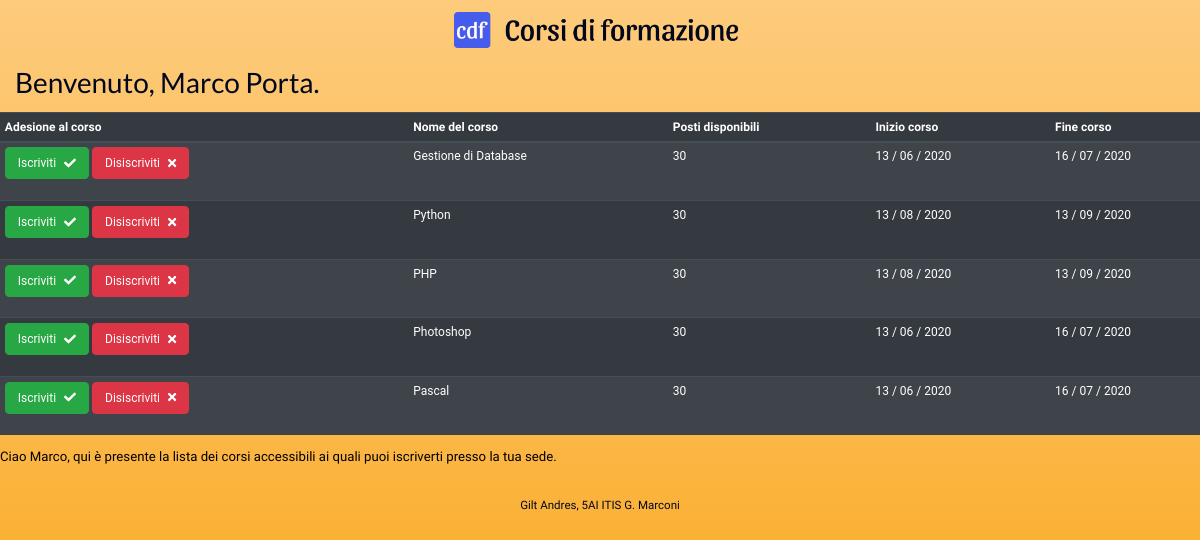
The page /bacheca.php (signed in) on the database its author committed.
### tables this page shows
CREATE TABLE Corso(
    ID_Corso INT NOT NULL AUTO_INCREMENT,
    ID_Sede INT NOT NULL,
    Nome VARCHAR(30) NOT NULL,
    Data_Inizio DATE NOT NULL,
    Data_Fine DATE NOT NULL,
    Iscritti INT NOT NULL DEFAULT 0,
    Limite_Iscritti INT NOT NULL,
    PRIMARY KEY (ID_Corso),
    FOREIGN KEY (ID_Sede) REFERENCES Sede(ID_Sede),
    CHECK (Data_Inizio < Data_Fine),
    CHECK (Limite_Iscritti > 0),
    CHECK (Iscritti >= 0 AND Iscritti <= Limite_Iscritti)
);

### aderisci.php (called while the page is built, shortened)
<?php
require "dbconnection.php";
$sede = $_SESSION['sede'];
$nome = $_SESSION["nome"];
$cognome = $_SESSION["cognome"];
$corsi = $dbconnection->prepare("SELECT Nome, (Limite_Iscritti-Iscritti) AS disponibile, ID_Corso, (Date_Format(Data_Inizio, '%d / %m / %Y')) AS inizio, (Date_Format(Data_Fine, '%d / %m / %Y')) AS fine FROM corso WHERE ID_Sede = '$sede'");
?>

### bacheca.php (the view, shortened to what this page needs)
<!DOCTYPE html>
<html lang="IT">
<head>
	<link href="https://stackpath.bootstrapcdn.com/bootstrap/4.5.0/css/bootstrap.min.css" rel="stylesheet">
	<link href="css/bacheca.css" rel="stylesheet">
</head>
<body id="bacheca">
	<?php require_once './aderisci.php';?>
	<header class="container-fluid">
		<img src="assets/logo.png" class="img mx-auto d-block" alt="cdf">
		<h3 class="cursor-default" style="text-align: left;">Benvenuto, <?php echo $nome;?> <?php echo $cognome;?>.</h3>
	</header>
	<section>
		<div class="row justify-content-center">
			<table class="table table-sm table-striped table-dark">
				<caption>Ciao <?php echo $nome;?>, qui è presente la lista dei corsi accessibili ai quali puoi
					iscriverti presso la tua sede.</caption>
				<thead class="thead-dark">
					<tr>
						<th>Adesione al corso</th>
						<th>Nome del corso</th>
						<th>Posti disponibili</th>
						<th>Inizio corso</th>
						<th>Fine corso</th>
					</tr>
				</thead>
				<tbody>
					<?php $corsi->execute(array());
						$rows = $corsi->fetchAll(PDO::FETCH_ASSOC);
						foreach ($rows as $row) {
					?>
					<tr>
						<td>
							<form action="aderisci.php" method="POST">
								<div class="form-group">
									<a href="bacheca.php?aderisci=<?php echo $row['ID_Corso'];?>" type="submit"
										name="aderisci" class="btn btn-success" id="aderisci"><?php echo "Iscriviti"?><i
											class="fas fa-check ml-2 icon"></i></a>
									<a href="bacheca.php?disdici=<?php echo $row['ID_Corso'];?>" type="submit"
										name="disdici" class="btn btn-danger"
										id="disdici"><?php echo "Disiscriviti" ?><i
											class="fas fa-times ml-2 icon"></i></a>
							</form>
		</div>
		</td>
		<td><?php echo $row['Nome']; ?></td>
		<td><?php echo $row['disponibile'];?></td>
		<td><?php echo $row['inizio'];?></td>
		<td><?php echo $row['fine'];}?></td>
		</tr>
	</section>
	<div class="footer">
		<small>Gilt Andres, 5AI ITIS G. Marconi </small>
	</div>
</body>
</html>

### css/bacheca.css (style rules this page uses)
html { position: relative; min-height: 100%; min-width: 100%; }
body { margin: 0; font-size: 1vw; font-family: 'Roboto', sans-serif; background-image: linear-gradient(to bottom, #fdcb7b, #fcb84c, #faa307); }
th { color: white; font-family: 'Source Sans Pro', sans-serif; text-align: left; font-size: 1vw; }
tr { color: white; font-family: 'Roboto', sans-serif; text-align: left; height: 0.1vw; font-size: 1vw; }
caption { color: black; font-family: 'Source Sans Pro', sans-serif; text-align: left; font-size: 1.1vw; }
header { padding-top: 1vw; padding-bottom: 1vw; }
.btn { float: center; color: white; font-size: 1vw; }
img { width: 25%; padding-bottom: 1.5vw; }
h3 { margin: 0; font-family: 'Lato', sans-serif; text-align: left; color: #03071E; }
.icon { color: white; }
.cursor-default { cursor: default; }
.footer { text-align: center; font-size: 1.2vw; color: #03071E; font-family: 'Source Sans Pro', sans-serif; }

### rows shown on the page
corso: Nome "Gestione di Database", disponibile "30", inizio "13 / 06 / 2020", fine "16 / 07 / 2020"
corso: Nome "Python", disponibile "30", inizio "13 / 08 / 2020", fine "13 / 09 / 2020"
corso: Nome "PHP", disponibile "30", inizio "13 / 08 / 2020", fine "13 / 09 / 2020"
corso: Nome "Photoshop", disponibile "30", inizio "13 / 06 / 2020", fine "16 / 07 / 2020"
corso: Nome "Pascal", disponibile "30", inizio "13 / 06 / 2020", fine "16 / 07 / 2020"

### other values the page prints
$nome "Marco"
$cognome "Porta"
